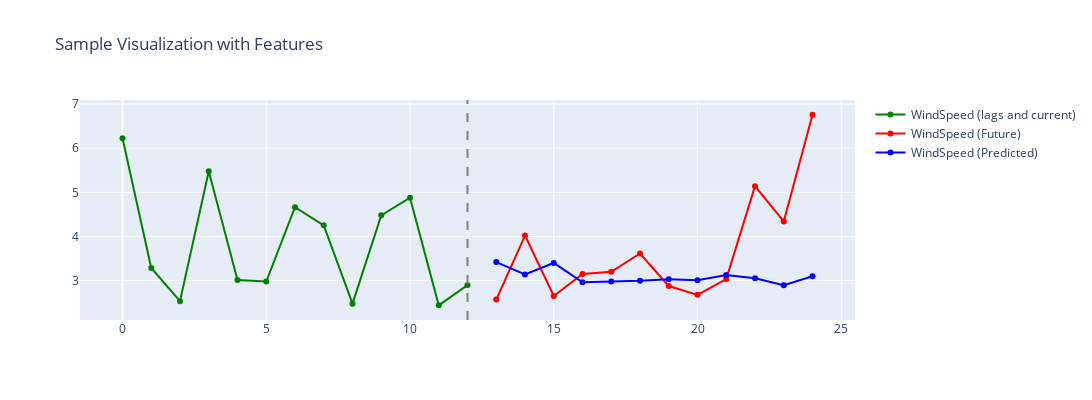

The notebook cell this image was saved under:
### Code cell
plot_sample_with_features(X_test, y_test, target_variable='WindSpeed', columns=[
        "WindSpeed"], y_pred_values = y_pred
    )

### Figure 1 — Plotly figure (JSON) as saved in the notebook; plotly's stock layout.template omitted (floating-point values rounded to 4 significant figures)
{"data": [{"line": {"color": "green"}, "mode": "lines+markers", "name": "WindSpeed (lags and current)", "showlegend": true, "type": "scatter", "x": [0, 1, 2, 3, 4, 5, 6, 7, 8, 9, 10, 11, 12], "xaxis": "x", "y": [6.227, 3.286, 2.536, 5.479, 3.014, 2.98, 4.664, 4.253, 2.479, 4.479, 4.879, 2.443, 2.9], "yaxis": "y"}, {"line": {"color": "red"}, "mode": "lines+markers", "name": "WindSpeed (Future)", "showlegend": true, "type": "scatter", "x": [13, 14, 15, 16, 17, 18, 19, 20, 21, 22, 23, 24], "xaxis": "x", "y": [2.571, 4.021, 2.653, 3.153, 3.2, 3.614, 2.879, 2.679, 3.036, 5.14, 4.34, 6.757], "yaxis": "y"}, {"line": {"color": "blue"}, "mode": "lines+markers", "name": "WindSpeed (Predicted)", "showlegend": true, "type": "scatter", "x": [13, 14, 15, 16, 17, 18, 19, 20, 21, 22, 23, 24], "xaxis": "x", "y": [3.421, 3.139, 3.401, 2.964, 2.98, 2.998, 3.034, 3.01, 3.127, 3.056, 2.896, 3.098], "yaxis": "y"}], "layout": {"height": 400, "shapes": [{"line": {"color": "gray", "dash": "dash"}, "type": "line", "x0": 12, "x1": 12, "xref": "x", "y0": 0, "y1": 1, "yref": "y domain"}], "title": {"text": "Sample Visualization with Features"}, "width": 1500, "xaxis": {"anchor": "y", "domain": [0, 1]}, "yaxis": {"anchor": "x", "domain": [0, 1]}}}
